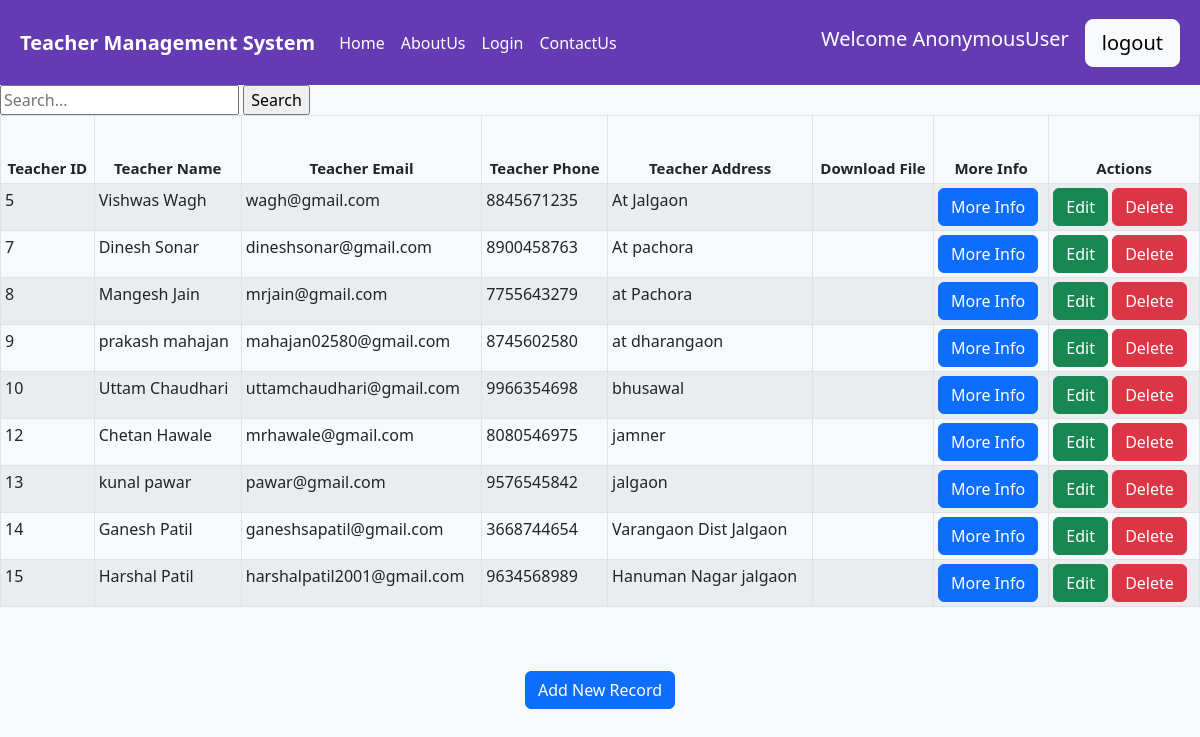
The app's page /super_user with its own data.
### home/models.py (models this page shows, shortened)
class Teacher_details(models.Model):
    id = models.AutoField(primary_key=True)
    tname=models.CharField(max_length=122,null=True)
    temail=models.CharField(max_length=122,null=True)
    tphone=models.CharField(max_length=122,null=True)
    tdob=models.DateField(null=True)
    tadd=models.TextField()
    tsscs=models.CharField(max_length=122,null=True)
    tsscp=models.CharField(max_length=122,null=True)
    thscs=models.CharField(max_length=122,null=True)
    thscp=models.CharField(max_length=122,null=True)
    tgp=models.CharField(max_length=122,null=True)
    tgc=models.CharField(max_length=122,null=True)
    tpgp=models.CharField(max_length=122,null=True)
    tpgc=models.CharField(max_length=122,null=True)
    tge=models.CharField(max_length=122,null=True)
    teq=models.CharField(max_length=122,null=True)
    teqy=models.CharField(max_length=122,null=True)
    teacher_service=models.CharField(max_length=122,null=True)
    join_date=models.DateField(null=True)
    teacher_salary=models.CharField(max_length=122,null=True)
    teacher_exp=models.CharField(max_length=122,null=True)
    image = models.ImageField(upload_to='images')
    field_name = models.FileField(blank="True",upload_to="media")

### home/views.py (the view)
# urls.py: path('super_user', views.super_user, name="super_user"),
def super_user(request):
    results = Teacher_details.objects.all()
    return render(request, 'super_user.html', {'results': results})

### Templates/super_user.html (shortened to what this page needs)
{% extends 'base.html' %}
{% block content %}
<form method="get" action="/super_user">
    <input type="text" name="q" placeholder="Search...">
    <input type="submit" value="Search"></form>
    <table class="table table-striped table-bordered table-sm">
        <thead class="thead-dark">
            <tr style="height:68px ;font-size:15px"class="text-center">
                <th>Teacher ID</th>
                <th>Teacher Name</th>
                <th>Teacher Email</th>
                <th>Teacher Phone</th>
                <th>Teacher Address</th>
                <th>Download File</th>
                <th>More Info</th>
                <th>Actions</th>
            </tr>
        </thead>
        <tbody>
            {% for list in results %}
            <tr>
                <td>{{ list.id}}</td>
                <td>{{ list.tname}}</td>
                <td>{{ list.temail }}</td>
                <td>{{ list.tphone }}</td>
                <td>{{ list.tadd }}</td>
                <td><a href="{{list.field_name.urls}}" download >{{ list.field_name}}</a></td>
                <td><button type="button" class="btn btn-primary"><a href="/show_more/{{ list.id }}"style="text-decoration:none;color:White">More Info</a></button></td>
                <td>
                    <button type="button" class="btn btn-success"><a href="/edit/{{ list.id }}"style="text-decoration:none;color:White">Edit</a></button>
                    <button type="button" class="btn btn-danger"><a href="/delete/{{ list.id }}"style="text-decoration:none;color:White">Delete</a></button>
                </td>
            </tr>
            {% endfor %}
        </tbody>
    </table>
    <br>
    <br>
    <center><a href="teacherform" class="btn btn-primary">Add New Record</a></center>
    {% endblock content %}

### Templates/base.html (shortened to what this page needs)
{% load static %}
<!doctype html>
<html lang="en">
<head>
  <link href="https://cdn.jsdelivr.net/npm/bootstrap@5.3.0-alpha1/dist/css/bootstrap.min.css" rel="stylesheet"
>
  <link rel="stylesheet" href="{% static 'aboutus.css' %}">
  <link rel="stylesheet" href="{% static 'base.css' %}">
  <link href="/vendor/aos/aos.css" rel="stylesheet">
  <link href="/vendor/bootstrap/css/bootstrap.min.css" rel="stylesheet">
  <link href="/vendor/bootstrap-icons/bootstrap-icons.css" rel="stylesheet">
  <link href="/vendor/boxicons/css/boxicons.min.css" rel="stylesheet">
  <link href="/vendor/glightbox/css/glightbox.min.css" rel="stylesheet">
  <link href="/vendor/remixicon/remixicon.css" rel="stylesheet">
  <link href="/vendor/swiper/swiper-bundle.min.css" rel="stylesheet">
</head>
<body style="background:#f8f9fa">
  <nav class="navbar navbar-expand-lg"style="background:rgb(101, 59, 179)">
    <div class="container-fluid m-2">
      <a class="navbar-brand" href="#" style="color:white;font-weight:900">Teacher Management System</a>
      <div class="collapse navbar-collapse" id="navbarSupportedContent">
        <ul class="navbar-nav me-auto mb-2 mb-lg-0">
          <li class="nav-item">
            <a class="nav-link active" aria-current="page" href="/" style="color:white">Home</a>
          </li>
          <li class="nav-item">
            <a class="nav-link" href="/about" style="color:white">AboutUs</a>
          </li>
          <li class="nav-item">
            <a class="nav-link" href="/inner_login" style="color:white">Login</a>
          </li>
          <li class="nav-item">
            <a class="nav-link " href="/contact" style="color:white">ContactUs</a>
          </li>
        </ul>
        <h5 class="mr-3 text-center mx-3 ">Welcome {{request.user}}</h5>
        <button class=" btn btn-light btn-lg" type="submit"><a href="/logout"
            style="color:black;text-decoration:none">logout</a></button>
      </div>
    </div>
  </nav>
  {% block content %}{% endblock content %}
</body>
</html>

### static/base.css (style rules this page uses)
.navbar { background-color: rgb(101, 59, 179); color:white; height:85px; }

### records on screen
Teacher_details: id "5", tname "Vishwas Wagh", temail "wagh@gmail.com", tphone "8845671235", tadd "At Jalgaon"
Teacher_details: id "7", tname "Dinesh Sonar", temail "dineshsonar@gmail.com", tphone "8900458763", tadd "At pachora"
Teacher_details: id "8", tname "Mangesh Jain", temail "mrjain@gmail.com", tphone "7755643279", tadd "at Pachora"
Teacher_details: id "9", tname "prakash mahajan", temail "mahajan02580@gmail.com", tphone "8745602580", tadd "at dharangaon"
Teacher_details: id "10", tname "Uttam Chaudhari", temail "uttamchaudhari@gmail.com", tphone "9966354698", tadd "bhusawal"
Teacher_details: id "12", tname "Chetan Hawale", temail "mrhawale@gmail.com", tphone "8080546975", tadd "jamner"
Teacher_details: id "13", tname "kunal pawar", temail "pawar@gmail.com", tphone "9576545842", tadd "jalgaon"
Teacher_details: id "14", tname "Ganesh Patil", temail "ganeshsapatil@gmail.com", tphone "3668744654", tadd "Varangaon Dist Jalgaon"
Teacher_details: id "15", tname "Harshal Patil", temail "harshalpatil2001@gmail.com", tphone "9634568989", tadd "Hanuman Nagar jalgaon"

### other values on screen
{{ request.user }} "AnonymousUser"
